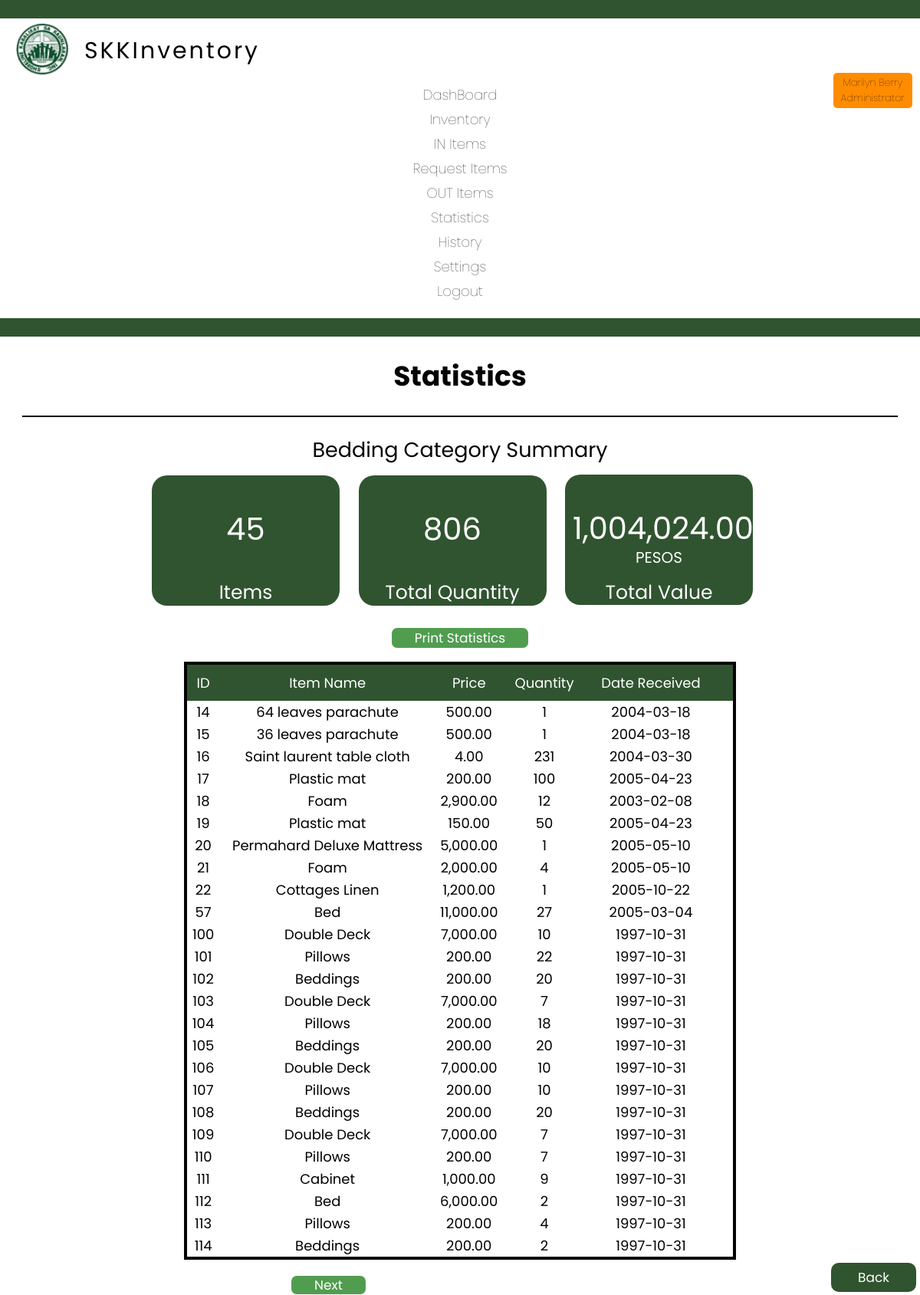
/statistics_category.php?category=Bedding (signed in), run on the app's committed database.
### tables this page shows
CREATE TABLE `inventory` (
  `id` int(10) NOT NULL AUTO_INCREMENT,
  `product_name` varchar(100) NOT NULL,
  `category` varchar(30) NOT NULL,
  `price` int(20) NOT NULL,
  `unit` varchar(20) NOT NULL,
  `quantity` int(11) NOT NULL,
  `condition_new` int(10) NOT NULL,
  `condition_good` int(10) NOT NULL,
  `condition_bad` int(10) NOT NULL,
  `brand` varchar(50) NOT NULL,
  `color` varchar(20) NOT NULL,
  `size` varchar(20) NOT NULL,
  `shape` varchar(20) NOT NULL,
  `life` varchar(20) NOT NULL,
  `total` int(20) NOT NULL,
  `user` varchar(100) NOT NULL,
  `date` date NOT NULL,
  `building` int(20) NOT NULL,
  `floor` int(11) NOT NULL,
  `room` int(20) NOT NULL,
  `remarks` varchar(1000) NOT NULL,
  PRIMARY KEY (`id`)
);

### statistics_category.php (the view, shortened to what this page needs)
<?php
include 'connect.php';
if ($_SERVER["REQUEST_METHOD"] == "GET" && isset($_GET['category'])) {
    $category = $_GET['category'];
    $sql = "SELECT
    COUNT(DISTINCT id) AS 'Total Number of ID',
    SUM(quantity) AS 'Sum of Quantity',
    FORMAT(SUM(total), 2) AS 'Sum of Total'
FROM
    inventory WHERE category = '$category'";
    $result = $conn->query($sql);
    if ($result->num_rows > 0) {
        while ($row = $result->fetch_assoc()) {
            $totalitem = $row["Total Number of ID"];
            $sumquantity = $row["Sum of Quantity"];
            $sumtotal = $row["Sum of Total"];
        }
    }
}
$recordsPerPage = 25;
$page = isset($_GET['page1']) ? $_GET['page1'] : 1;
$offset = ($page - 1) * $recordsPerPage;
$sql1 = "SELECT id, product_name, FORMAT(price, 2), quantity, total, date FROM inventory WHERE category = '$category' LIMIT $recordsPerPage OFFSET $offset";
$countQuery = "SELECT COUNT(*) AS total FROM inventory WHERE category = '$category'";
$countResult = $conn->query($countQuery);
$totalRecords = $countResult->fetch_assoc()['total'];
$totalPages = ceil($totalRecords / $recordsPerPage);
$result1 = mysqli_query($conn, $sql1);
?>
<!DOCTYPE html>
<html lang="en">
<head>
    <link rel="stylesheet" href="css/footer.css">
    <link rel="stylesheet" href="css/inventory.css">
    <link rel="stylesheet" href="css/statistics.css">
    <?php
    $username = $_SESSION['username'];
    if ($_SESSION['username']) {
        if ($username == 'superadmin1' || $username == 'superadmin2') {
            include 'header_superadmin.php';
        } else if ($username == 'admin') {
            include 'header_admin.php';
        } else {
            include 'header.php';
        }
    } else {
        header("Location: index.php");
    } ?>
</head>
<body>
    <h1 class="font dashboard">Statistics</h1>
    <hr class="dashhr">
    <h2 class="font edit"><?php echo $category; ?> Category Summary</h2>
    <div class="statisticspos edit centered-container">
        <div class="statisticspos">
            <div class="statistics1" style="display:inline-block; margin-right:20px;">
                <h2 class="font2"><?php echo $totalitem; ?></h2>
                <h4 class="font3">Items</h4>
            </div>
            <div class="statistics1" style="display:inline-block; margin-right:20px;">
                <h2 class="font2"><?php echo $sumquantity; ?></h2>
                <h4 class="font3">Total Quantity</h4>
            </div>
            <div class="statistics1" style="display:inline-block; margin-right:20px;">
                <h2 class="font2"><?php echo $sumtotal; ?></h2>
                <h5 class="font5">PESOS</h5>
                <h4 class="font6">Total Value</h4>
            </div>
        </div>
    </div>
    <div class="edit">
        <button id="btn-print-this" class="button" style="margin-top: 40px; margin-bottom: -40px;">Print Statistics</button>
    </div>
    <table border=" 1">
        <tr>
            <th>ID</th>
            <th>Item Name</th>
            <th>Price</th>
            <th>Quantity</th>
            <th>Date Received</th>
            <th></th>
        </tr>
        <?php
        if ($result1->num_rows > 0) {
            while ($row1 = $result1->fetch_assoc()) {
                echo '<tr>';
                echo '<td>' . $row1['id'] . '</td>';
                echo '<td>' . $row1['product_name'] . '</td>';
                echo '<td>' . $row1['FORMAT(price, 2)'] . '</td>';
                echo '<td>' . $row1['quantity'] . '</td>';
                echo '<td>' . $row1['date'] . '</td>';
                echo '</tr>';
            }
        }
        ?>
    </table>
    <?php
    $nextPage = $page + 1;
    $hasMoreRecords = $nextPage <= $totalPages;
    if ($hasMoreRecords) {
        echo '<a style="text-decoration:none; margin-left:380px" class="button2" href="?category=' . $category . '&page1=' . $nextPage . '&page=' . $page . '">Next</a>';
    }
    ?>
    <div class="backpos">
        <footer>
            <a style="text-decoration:none" href="statistics.php" class="back">Back</a>
        </footer>
    </div>
</body>
</html>

### css/footer.css (style rules this page uses)
.back { padding-top: 7px; padding-bottom: 7px; padding-left: 35px; padding-right: 35px; background-color: #305430; color: #ffffff; border: none; border-radius: 10px; cursor: pointer; font-family: "Poppins"; font-size: 17px; text-align: center; }
.backpos { position: fixed; bottom: 0; right: 0; margin-bottom: 10px; margin-right: 5px; }

### css/inventory.css (style rules this page uses)
table { margin-top: 20px; margin-left: auto; margin-right: auto; margin-bottom: 20px; text-align: center; width: 95%; font-family: "Poppins"; border-collapse: collapse; border: #050404 4px solid; }
td, th { border: none; }
th { background-color: #305430; padding: 10px; color: white; font-weight: normal; }
.font { font-family: "Poppins"; font-weight: normal; color: #050404; }
.dashboard { text-align: center; font-weight: bold; }
.dashhr { border: 1px solid; width: 95%; margin: auto; }
.button { padding-top: 0.001px; padding-bottom: 0.001px; padding-left: 30px; padding-right: 30px; background-color: #519d50; color: #ffffff; border: none; border-radius: 7px; cursor: pointer; font-family: "Poppins"; font-size: 17px; text-align: center; }
.button2 { padding-top: 0.001px; padding-bottom: 0.001px; padding-left: 30px; padding-right: 30px; background-color: #519d50; color: #ffffff; border: none; border-radius: 7px; cursor: pointer; font-family: "Poppins"; font-size: 17px; text-align: center; }
.edit { text-align: center; }
.statisticspos { margin-top: -10px; }
.centered-container { justify-content: center; align-items: center; height: 20vh; }
.font2 { font-size: 40px; margin-top: 30px; font-family: "Poppins"; font-weight: normal; color: #ffffff; }
.font3 { font-size: 25px; margin-top: 10px; font-family: "Poppins"; font-weight: normal; color: #ffffff; }
.font5 { font-size: 20px; margin-top: -40px; font-family: "Poppins"; font-weight: normal; color: #ffffff; }
.font6 { font-size: 25px; margin-top: -22px; font-family: "Poppins"; font-weight: normal; color: #ffffff; }
.statistics1 { padding-top: 10px; padding-bottom: 10px; padding-left: 10px; padding-right: 10px; background-color: #305430; color: #ffffff; border: none; border-radius: 20px; width: 225px; height: 150px; font-family: "Poppins"; text-align: center; }

### css/statistics.css (style rules this page uses)
table { top: 10%; margin-right: auto; margin-bottom: 20px; text-align: center; width: 60%; font-family: "Poppins"; border-collapse: collapse; border: #050404 4px solid; }
td, th { border: none; }
th { background-color: #305430; padding: 10px; color: white; font-weight: normal; }

### css/header.css (style rules this page uses)
body { margin: 0; padding: 0; }

### css/responsive.css (style rules this page uses)
@media only screen and (min-width: 1025px) { body { font-size: 18px; width: auto; height: 97.8vh; } }

### data on the page
inventory: id "14", product_name "64 leaves parachute", FORMAT "500.00", quantity "1", date "2004-03-18"
inventory: id "15", product_name "36 leaves parachute", FORMAT "500.00", quantity "1", date "2004-03-18"
inventory: id "16", product_name "Saint laurent table cloth", FORMAT "4.00", quantity "231", date "2004-03-30"
inventory: id "17", product_name "Plastic mat", FORMAT "200.00", quantity "100", date "2005-04-23"
inventory: id "18", product_name "Foam", FORMAT "2,900.00", quantity "12", date "2003-02-08"
inventory: id "19", product_name "Plastic mat", FORMAT "150.00", quantity "50", date "2005-04-23"
inventory: id "20", product_name "Permahard Deluxe Mattress", FORMAT "5,000.00", quantity "1", date "2005-05-10"
inventory: id "21", product_name "Foam", FORMAT "2,000.00", quantity "4", date "2005-05-10"
inventory: id "22", product_name "Cottages Linen", FORMAT "1,200.00", quantity "1", date "2005-10-22"
inventory: id "57", product_name "Bed", FORMAT "11,000.00", quantity "27", date "2005-03-04"
inventory: id "100", product_name "Double Deck", FORMAT "7,000.00", quantity "10", date "1997-10-31"
inventory: id "101", product_name "Pillows", FORMAT "200.00", quantity "22", date "1997-10-31"
inventory: id "102", product_name "Beddings", FORMAT "200.00", quantity "20", date "1997-10-31"
inventory: id "103", product_name "Double Deck", FORMAT "7,000.00", quantity "7", date "1997-10-31"
inventory: id "104", product_name "Pillows", FORMAT "200.00", quantity "18", date "1997-10-31"
inventory: id "105", product_name "Beddings", FORMAT "200.00", quantity "20", date "1997-10-31"
inventory: id "106", product_name "Double Deck", FORMAT "7,000.00", quantity "10", date "1997-10-31"
inventory: id "107", product_name "Pillows", FORMAT "200.00", quantity "10", date "1997-10-31"
inventory: id "108", product_name "Beddings", FORMAT "200.00", quantity "20", date "1997-10-31"
inventory: id "109", product_name "Double Deck", FORMAT "7,000.00", quantity "7", date "1997-10-31"
inventory: id "110", product_name "Pillows", FORMAT "200.00", quantity "7", date "1997-10-31"
inventory: id "111", product_name "Cabinet", FORMAT "1,000.00", quantity "9", date "1997-10-31"
inventory: id "112", product_name "Bed", FORMAT "6,000.00", quantity "2", date "1997-10-31"
inventory: id "113", product_name "Pillows", FORMAT "200.00", quantity "4", date "1997-10-31"
inventory: id "114", product_name "Beddings", FORMAT "200.00", quantity "2", date "1997-10-31"

### other printed values
$handler "Marilyn Berry"
$position "Administrator"
$category "Bedding"
$totalitem "45"
$sumquantity "806"
$sumtotal "1,004,024.00"
